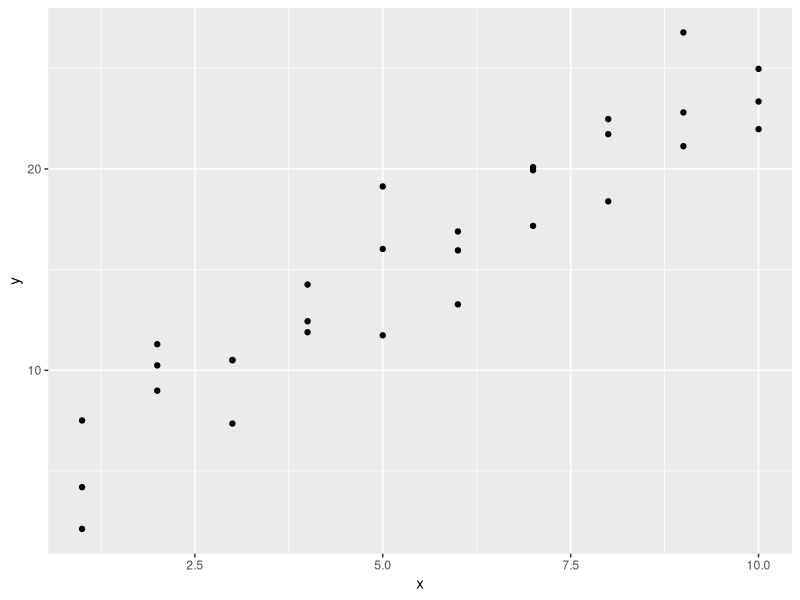
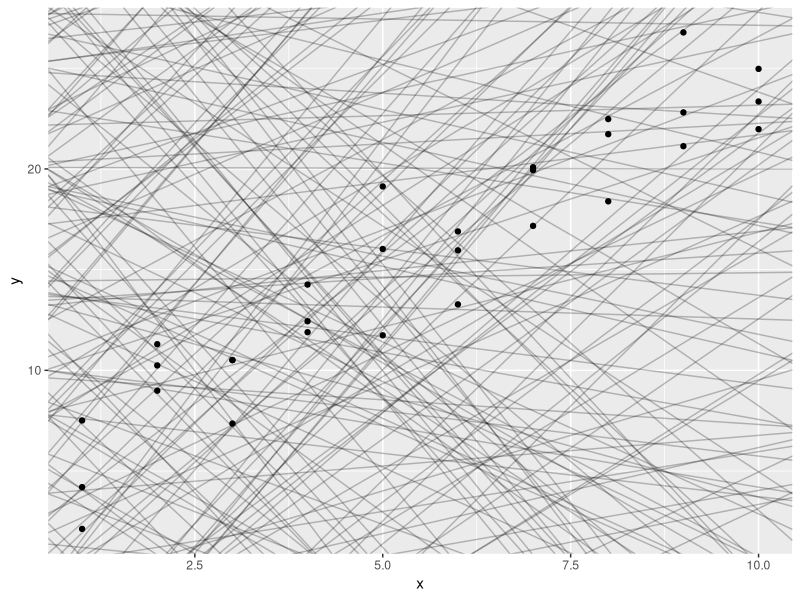
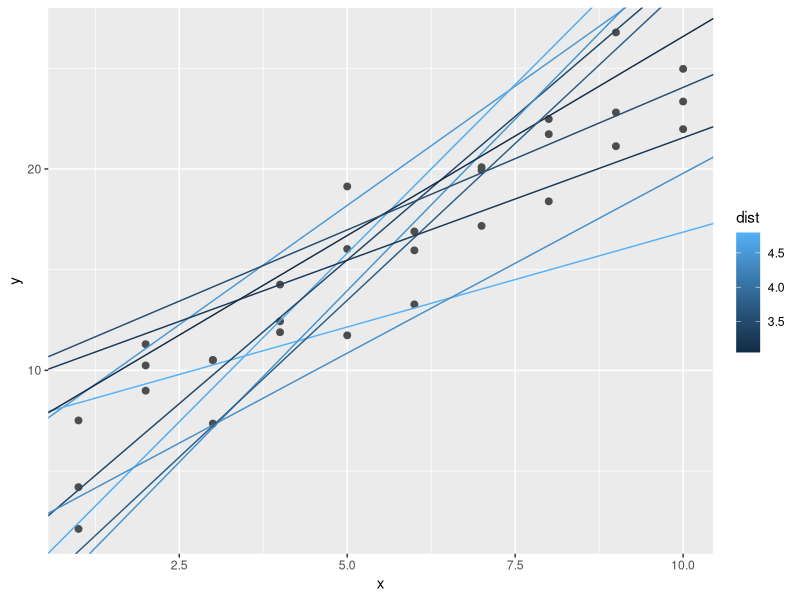
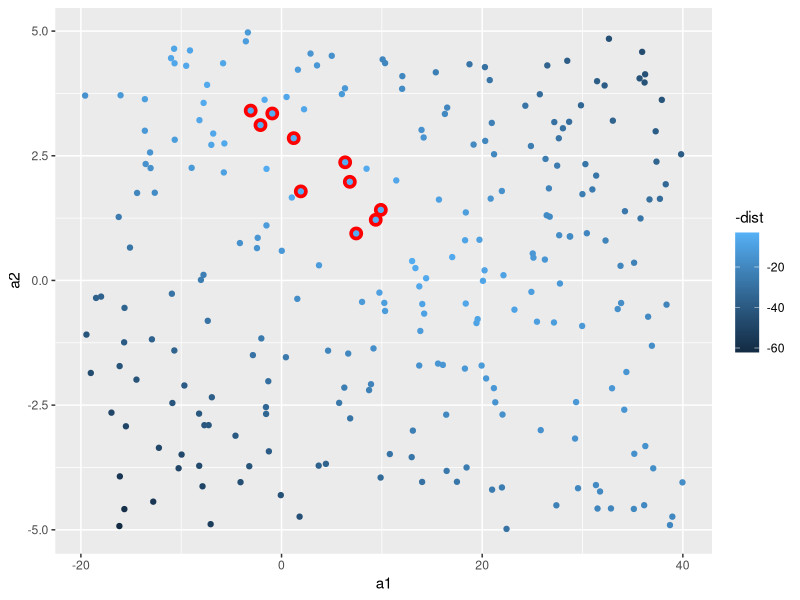
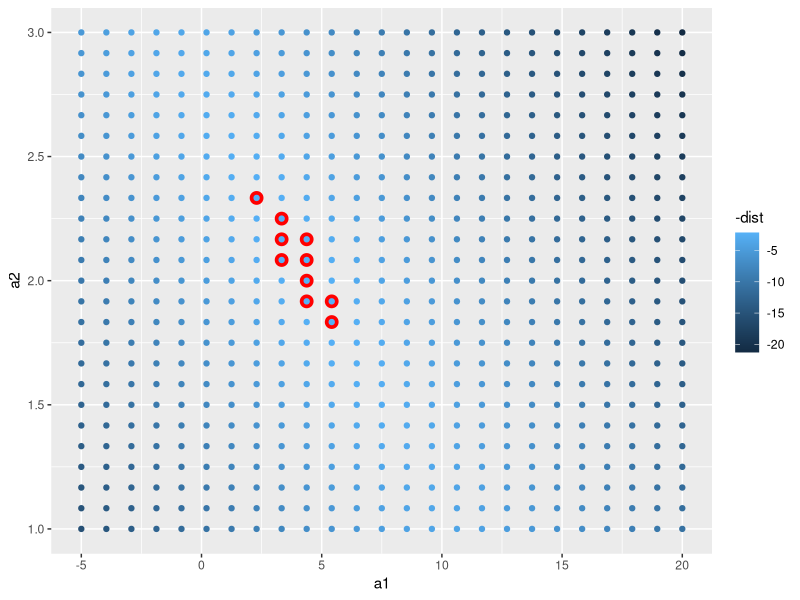
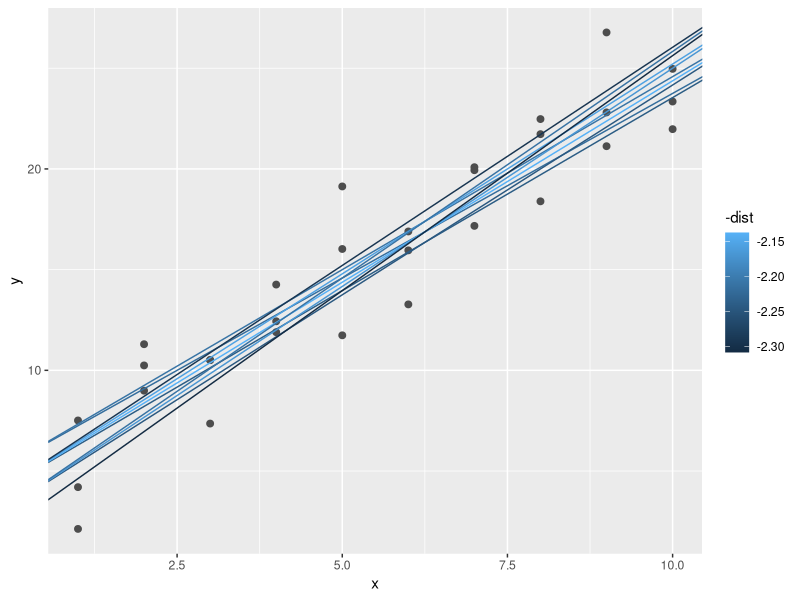
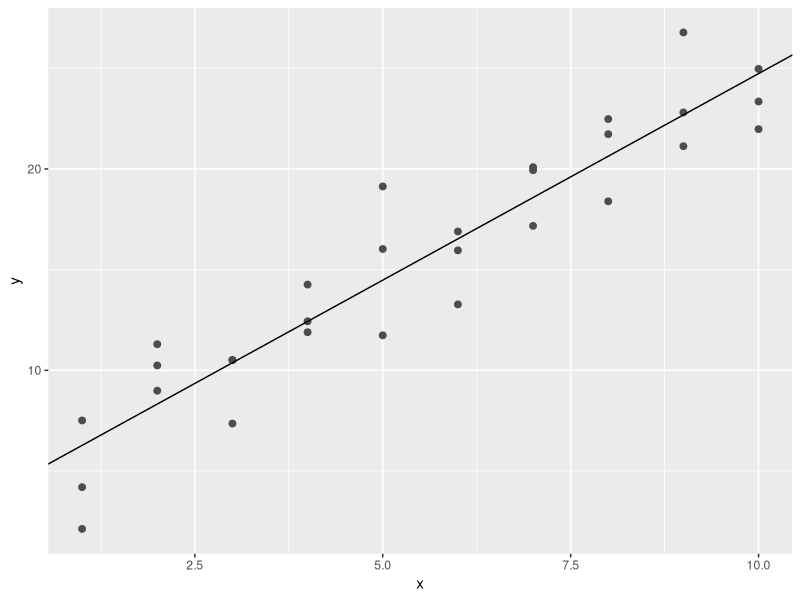
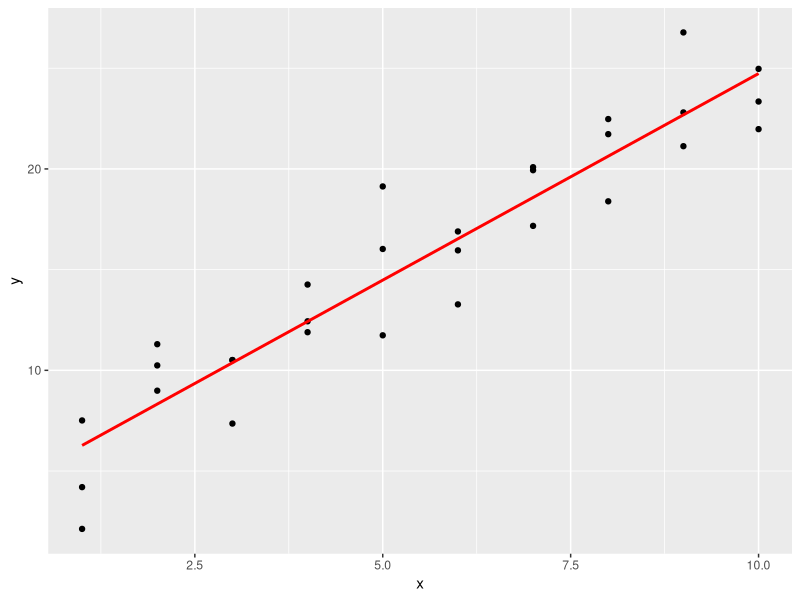

The R source for these figures, in order:
library(tidyverse)
library(dplyr)
library(modelr)
options(na.action = na.warn)

ggplot(sim1,aes(x,y)) + geom_point()

models <- tibble(a1 = runif(250,-20,40), a2 = runif(250, -5,5))

#geom_abline takes the slope and intercept as parameters to produce possible trend lines for the data
ggplot(sim1,aes(x,y)) + geom_abline(aes(intercept = a1, slope = a2), data = models, alpha = 0.25) +geom_point()

#Need a good way to quantify the fit of the model, using the distance between the observed value and the predictted value
#To compute this distance we first turn our modle into a R function, this take the model paraeters and the data as inputs
# and gives back the values predicted as output

# a is a vector with the intercept and slope, data is the dataset from which to predict the output
model1 <- function(a,data) {
  a[1] + data$x * a[2]
}

model1(c(7,1.5), sim1)

#next we compute the sum of the distances for all the points in the data set, against the predicted model
#Root-mean-squared-deviation - Compute the distance between predicted and actual for all points, square them,
# average them and square root the result

measure_distance <- function(mod,data) {
  diff <- data$y - model1(mod,data)
  sqrt(mean(diff^2))
}

measure_distance(c(7,1.5),sim1)

#Function to measure the distance for multiple models to determine the best model available
sim1_dist <- function(a1,a2) {
  measure_distance(c(a1,a2),sim1)
}

#Repeat the process for multiple inputs and adding a column of distance to each model
models <- models %>% 
  mutate(dist = purrr::map2_dbl(a1,a2,sim1_dist))

models

#filtering the top 10 results of the distance calculation, and plotting them on the data scatter plot
ggplot(sim1,aes(x,y)) + geom_point(size=2, color = "grey30") + geom_abline( 
  aes(intercept = a1, slope = a2, color = dist), data = filter(models,rank(dist)<=10))

ggplot(models,aes(a1,a2)) + 
  geom_point(data = filter(models, rank(dist)<=10),size = 4, color = "red")+ 
  geom_point(aes(color = -dist))

# Generate an even spread of points and the top 10 models are highlighted
grid <- expand.grid(
  a1 = seq(-5,20, length = 25),
  a2 = seq(1,3,length = 25)) %>%
    mutate(dist = purrr::map2_dbl(a1,a2,sim1_dist))

grid %>% ggplot(aes(a1,a2)) +
  geom_point(data = filter(grid, rank(dist) <= 10), size = 4, color = "red") +
  geom_point(aes(colour = -dist))

#Overlay the top 10 models back on the original data
ggplot(sim1,aes(x,y)) +
  geom_point(size = 2, colour = "grey30") +
  geom_abline(aes(intercept = a1, slope = a2, colour = -dist), data = filter(grid, rank(dist)<=10))

#Optim function to use a newton-raphson method to find the best possible model
best <- optim(c(0,0),measure_distance, data = sim1)
best$par

ggplot(sim1,aes(x,y)) +
  geom_point(size = 2, colour = "grey30") +
  geom_abline(aes(intercept = best$par[1], slope = best$par[2]))

#call the linear model function to find the best linear model
sim1_mod <- lm(y~x, data = sim1)

# Visualising models
#To visualise the predictions from a model, we start by generating an evenly spaced grid of values that covers the
# region where our data lives. The easiest way to do that is to use modelr::datagrid() 

grid <- sim1 %>%
  data_grid(x)

#add predictions from our model for a series of x values
grid <- grid %>% 
  add_predictions(sim1_mod)

ggplot(sim1,aes(x)) + geom_point(aes(y=y))+ geom_line(aes(y=pred),data = grid, colour = "red", size = 1)

# Add residual column to the table
sim1 <- sim1 %>% 
  add_residuals(sim1_mod)

ggplot(sim1,aes(resid)) + geom_freqpoly(binwidth = 0.5)
ggplot(sim1,aes(x,resid)) + geom_point() + geom_ref_line(h=0)


#Model matrix, takes a dataframe and a model and returns a tibble that defines the model equation

df <- tribble(
  ~y, ~x1, ~x2,
  4,2,5,
  5,1,6
)

model_matrix(df,y~x1)
model_matrix(df,y~x1 + x2)

#Categorical Variables
df <- tribble (
  ~sex, ~response,
  "male",1,
  "female",2,
  "male", 1
)

model_matrix (df, response ~ sex )

ggplot(sim2) + geom_point(aes(x,y))

mod2 <- lm(y~x, data = sim2)

grid <- sim2 %>% data_grid(x) %>%
  add_predictions(mod2)

grid

ggplot(sim2,aes(x)) + geom_point(aes(y=y)) + geom_point(data = grid, aes(y=pred), colour = "red",size = 4)

#Continuous and Categorical variables
ggplot(sim3,aes(x1,y)) + geom_point(aes(color = x2))

#When you add variables with the  +, the model will estimate each effect independently of all the others
#When you use the * , both the interaction and the individual components are included in the model
mod1<- lm(y~x1 + x2, data=sim3)
mod2<- lm(y~x1 * x2, data= sim3)

#To visualise the models, we have two functions
#data_grid() find all the unique values of x1 and x2 and then generates all the combinations
#gather_predictions() adds each prediction as a row

grid <- sim3 %>%
  data_grid(x1,x2) %>% 
  gather_predictions(mod1,mod2)

grid

ggplot(sim3, aes(x1,y,color = x2)) + geom_point()+
  geom_line(data = grid, aes(y=pred))+
  facet_wrap(~model)

mod1<- lm(y~x1 + x2, data = sim4)
mod2<- lm(y~x1 * x2, data = sim4)

grid <- sim4 %>%
  data_grid(
    x1 = seq_range(x1,5),
    x2 = seq_range(x2,5)
  ) %>%
  gather_predictions(mod1,mod2)

